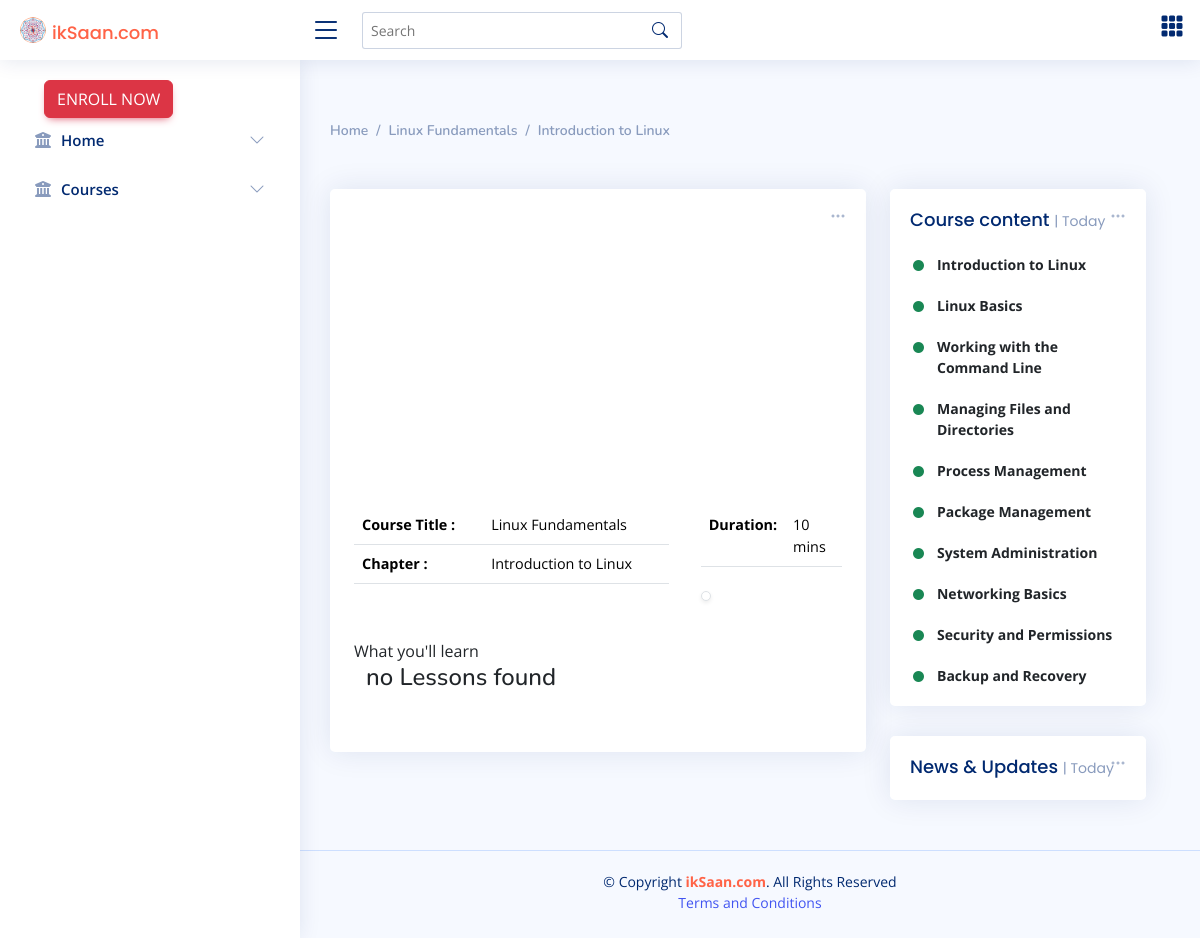
The page /chapters/introduction-to-linux/ on the database its author committed.
### chapters/models.py (models this page shows, shortened)
class Chapter(models.Model):
    course = models.ForeignKey('courses.Course', on_delete=models.CASCADE)
    title = models.CharField(max_length=200)
    slug = AutoSlugField(populate_from='title', unique=True)
    video_link = models.URLField()
    content = models.TextField()
    duration = models.PositiveIntegerField(default=10)
    order = models.PositiveIntegerField(default=1)

### courses/models.py (models this page shows)
class Course(models.Model):
    title = models.CharField(max_length=200)
    slug = AutoSlugField(populate_from='title', unique=True)
    description = models.TextField()
    video_link = models.URLField()
    thumbnail = models.ImageField(upload_to='thumbnails/')
    subscription = models.ForeignKey('subscriptions.Subscription', on_delete=models.SET_NULL, null=True, blank=True)
    def __str__(self):
        return self.title

### chapters/views.py (the view)
# urls.py: path('<slug:slug>/', views.chapter_details, name='chapter_details'),
def chapter_details(request, slug):
    chapter = get_object_or_404(Chapter, slug=slug)
    if request.user.is_authenticated:
        u1=request.user
    else:
        u1=4
    print("***************")
    print("User", u1)
    print("***************")
    if not Enrollment.objects.filter(user=u1).exists:
        usubsc=4
    else:
        user_enroll_details = Enrollment.objects.filter(user=u1).values()
        usubsc=user_enroll_details[0]['subscription_id']
    print("usubsc : ",usubsc)
    course = chapter.course
    subscription = Subscription.objects.filter(course=course).values()
    chapters = Chapter.objects.filter(course=course)
    lessons = Lesson.objects.filter(chapter=chapter)
    subsc=subscription[0]['id']
    if chapter.order > 2:
        if not request.user.is_authenticated:
            return redirect("login")
        if not is_user_has_access(request.user,usubsc,course,subsc):
            return render(request, 'subscriptions/subscription_list.html')
    return render(request, 'chapters/chapter_details.html', {'chapter': chapter,'chapters':chapters,'lessons':lessons})

### templates/chapters/chapter_details.html (shortened to what this page needs)
{% extends 'base.html' %}
{% load django_bootstrap5 %}
{% load static %}
{% block main %}
    <header class="py-4 py-md-2" style="background-image: none;">
      <div class="container text-center py-xl-2">
      </div>
    </header>
    <div class="container">
      <nav class="mb-5 mb-md-8 mt-2" aria-label="breadcrumb">
        <ol class="breadcrumb breadcrumb-scroll">
          <li class="breadcrumb-item">
            <a class="text-gray-800" href="{%url 'home' %}">
              Home
            </a>
          </li>
          <li class="breadcrumb-item">
            <a class="text-gray-800" href="#">
              {{chapter.course}}
            </a>
          </li>
          <li class="breadcrumb-item text-gray-800 active" aria-current="page">
            <a class="text-gray-800" href="#">
              {{chapter.title}}
            </a>
          </li>
        </ol>
      </nav>
    </div>
    <div class="row">
      <div class="col-lg-8">
        <div class="row">
        <div class="col-12">
          <div class="card">
          <div class="filter">
            <a class="icon" href="#" data-bs-toggle="dropdown"></a>
          </div>
          <div class="ratio ratio-16x9">
            <iframe width="560" height="315" src="https://www.youtube.com/embed/ZNEiVqyPUAk?si=CHeshD3svabcgppl" title="YouTube video player" frameborder="0" allow="accelerometer; autoplay; clipboard-write; encrypted-media; gyroscope; picture-in-picture; web-share" allowfullscreen></iframe>
          </div>
          <div class="card-body">
            <div class="row">
                <div class="col-sm-8 p-3">
                  <table class="table table-hover">
                    <tbody>
                      <tr>
                        <td class="text-start"><b>Course Title : </b></td>
                        <td>{{chapter.course}}</td>
                      </tr>
                      <tr>
                        <td class="text-start"><b>Chapter : </b></td>
                        <td>{{chapter.title}}</td>
                      </tr>
                    </tbody>
                  </table>
                </div>
                <div class="col-sm-4 p-3">
                  <table class="table table-hover">
                    <tbody>
                      <tr>
                        <td class="text-start"><b>Duration: </b></td>
                        <td>{{chapter.duration}} mins</td>
                      </tr>
                    </tbody>
                  </table>
                  <img class="rounded-pill img-thumbnail "  src="/media/{{course.thumbnail}}"  href="#" alt="">
                </div>
            </div>
            <div class="row p-3">
              <div class="row">What you'll learn</div>
              <table class="table table-hover">
                <tbody>
              {% if lessons %}
              {% for lesson in lessons %}
                    <tr>
                      <td><i class="bi bi-arrow-right-circle-fill"></i></td>
                      <td class="text-start">
                        {{lesson.title}}
                      </td>
                      <td>{{lesson.content}}</td>
                    </tr>
              {% endfor %}
              {% else %}
              <h4>no Lessons found</h4>
              {% endif %}
            </tbody>
              </table>
            </div>
          </div>
        </div>
      </div>
    </div>
    </div>
      <div class="col-lg-4">
        <div class="card">
        <div class="filter">
          <a class="icon" href="#" data-bs-toggle="dropdown"><i class="bi bi-three-dots"></i></a>
        </div>
        <div class="card-body">
          <h5 class="card-title">Course content <span>| Today</span></h5>
          <div class="activity">
            {% if chapters %}
            {% for chapter in chapters %}
            <div class="activity-item d-flex">
              <i class='bi bi-circle-fill activity-badge text-success align-self-start'></i>
              <div class="activity-content">
                <a class="fw-bold text-dark" href="{% url 'chapter_details' chapter.slug %}" >{{chapter.title}}</a>
              </div>
            </div>
            {% endfor %}
            {% else %}
            <h4>no Chapters found</h4>
            {% endif %}
          </div>
      </div>
      </div>
          <div class="card">
          <div class="filter">
            <a class="icon" href="#" data-bs-toggle="dropdown"><i class="bi bi-three-dots"></i></a>
          </div>
          <div class="card-body pb-0">
            <h5 class="card-title">News &amp; Updates <span>| Today</span></h5>
          </div>
          </div>
      </div>
    </div>
{% endblock %}

### static/assets/css/style.css (style rules this page uses)
:root { scroll-behavior: smooth; }
body { font-family: "Open Sans", sans-serif; background: #f6f9ff; color: #444444; }
a { color: #4154f1; text-decoration: none; }
h1, h2, h3, h4, h5, h6 { font-family: "Nunito", sans-serif; }
.card { margin-bottom: 30px; border: none; border-radius: 5px; box-shadow: 0px 0 30px rgba(1, 41, 112, 0.1); }
.card-title { padding: 20px 0 15px 0; font-size: 18px; font-weight: 500; color: #012970; font-family: "Poppins", sans-serif; }
.card-title span { color: #899bbd; font-size: 14px; font-weight: 400; }
.card-body { padding: 0 20px 20px 20px; }
.breadcrumb { font-size: 14px; font-family: "Nunito", sans-serif; color: #899bbd; font-weight: 600; }
.breadcrumb a { color: #899bbd; transition: 0.3s; }
.breadcrumb .breadcrumb-item::before { color: #899bbd; }
.breadcrumb .active { color: #51678f; font-weight: 600; }
.dashboard .filter { position: absolute; right: 0px; top: 15px; }
.dashboard .filter .icon { color: #aab7cf; padding-right: 20px; padding-bottom: 5px; transition: 0.3s; font-size: 16px; }
.dashboard .activity { font-size: 14px; }
.dashboard .activity .activity-item .activity-badge { margin-top: 3px; z-index: 1; font-size: 11px; line-height: 0; border-radius: 50%; flex-shrink: 0; border: 3px solid #fff; flex-grow: 0; }
.dashboard .activity .activity-item .activity-content { padding-left: 10px; padding-bottom: 20px; }
.dashboard .activity .activity-item:last-child .activity-content { padding-bottom: 0; }

### rows shown on the page
Chapter: course "Linux Fundamentals", title "Introduction to Linux", duration "10"
Chapter: title "Linux Basics"
Chapter: title "Working with the Command Line"
Chapter: title "Managing Files and Directories"
Chapter: title "Process Management"
Chapter: title "Package Management"
Chapter: title "System Administration"
Chapter: title "Networking Basics"
Chapter: title "Security and Permissions"
Chapter: title "Backup and Recovery"
